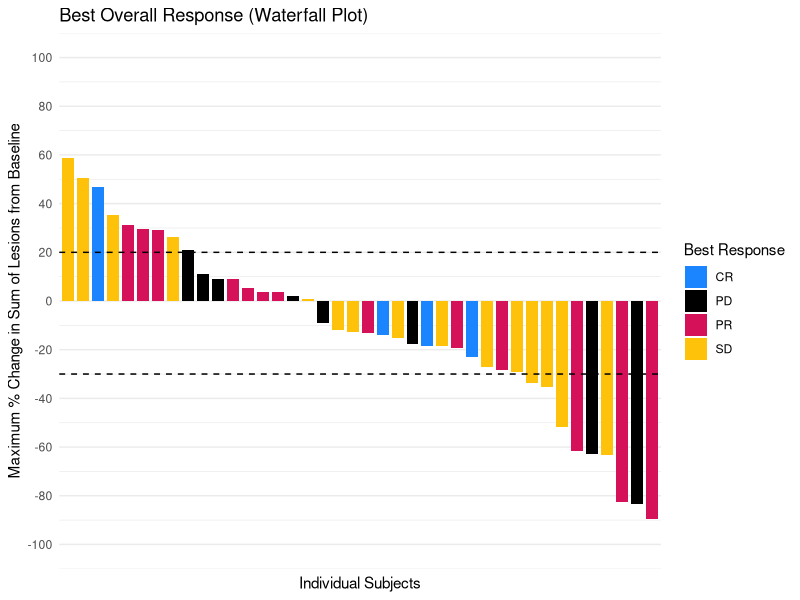
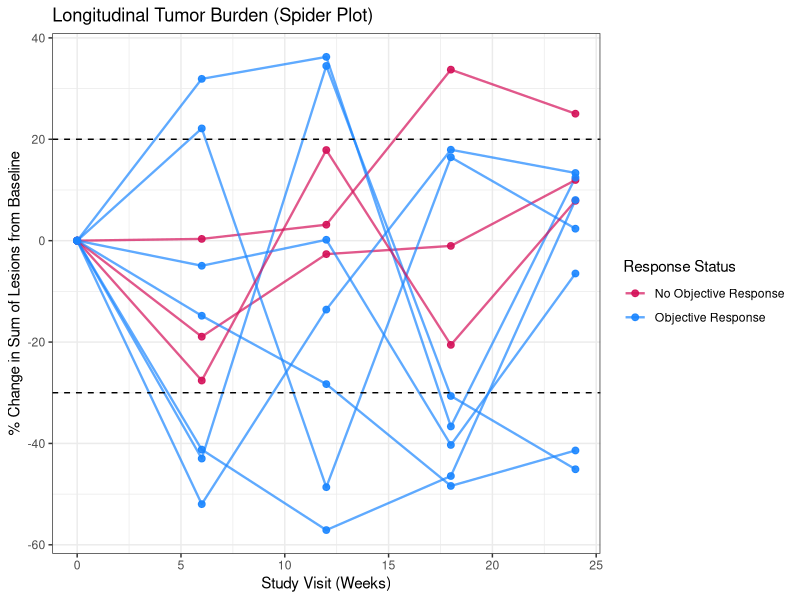

Here is the R script that generated these plots, in order:
## ---- chunk 1
#| label: waterfall
#| message: false
library(dplyr)
library(ggplot2)
library(forcats)

# Simulated ADTR (Tumor Response) data
set.seed(42)
adtr_bor <- data.frame(
  USUBJID = paste0("S-", 1:40),
  PCHG = rnorm(40, mean = -10, sd = 30), # % Change from Baseline
  BOR = sample(c("CR", "PR", "SD", "PD"), 40, replace = TRUE, prob = c(0.1, 0.3, 0.4, 0.2))
)

# Cap growth at +100% just for visualization scaling (Standard practice)
adtr_bor <- adtr_bor %>%
  mutate(PCHG_CAP = if_else(PCHG > 100, 100, PCHG))

# The key step for Waterfall: Reordering the X-axis by the Y-value
# We use forcats::fct_reorder to sort USUBJID factor levels by PCHG_CAP (descending)
ggplot(adtr_bor, aes(x = fct_reorder(USUBJID, -PCHG_CAP), y = PCHG_CAP, fill = BOR)) +
  
  geom_bar(stat = "identity", width = 0.8) +
  
  # Standard RECIST reference lines 
  # PR boundary: -30%
  # PD boundary: +20%
  geom_hline(yintercept = -30, linetype = "dashed", color = "black") +
  geom_hline(yintercept = 20, linetype = "dashed", color = "black") +
  
  # Axis modifications
  scale_y_continuous(breaks = seq(-100, 100, 20), limits = c(-100, 100)) +
  scale_fill_manual(values = c("CR" = "#1A85FF", "PR" = "#D41159", "SD" = "#FFC20A", "PD" = "#000000")) +
  
  theme_minimal() +
  theme(
    axis.text.x = element_blank(), # Hide individual subject IDs
    axis.ticks.x = element_blank(),
    panel.grid.major.x = element_blank()
  ) +
  labs(
    title = "Best Overall Response (Waterfall Plot)",
    x = "Individual Subjects",
    y = "Maximum % Change in Sum of Lesions from Baseline",
    fill = "Best Response"
  )
## ---- chunk 2
#| label: spider-plot
#| message: false

# Simulated longitudinal ADTR data
adtr_long <- data.frame(
  USUBJID = rep(paste0("S-", 1:10), each = 5),
  AVISITN = rep(seq(0, 24, by = 6), 10),
  PCHG = runif(50, -60, 40)
) %>%
  # Force baseline to 0
  mutate(PCHG = if_else(AVISITN == 0, 0, PCHG))

# Sorting subjects into "Responders" vs "Non-Responders" just for color coding
adtr_long <- adtr_long %>%
  group_by(USUBJID) %>%
  mutate(MIN_PCHG = min(PCHG)) %>%
  ungroup() %>%
  mutate(RespGroup = if_else(MIN_PCHG <= -30, "Objective Response", "No Objective Response"))


ggplot(adtr_long, aes(x = AVISITN, y = PCHG, group = USUBJID, color = RespGroup)) +
  geom_line(size = 0.8, alpha = 0.7) +
  geom_point(size = 2, alpha = 0.9) +
  
  # Standard RECIST reference lines
  geom_hline(yintercept = -30, linetype = "dashed", color = "black") +
  geom_hline(yintercept = 20, linetype = "dashed", color = "black") +
  
  scale_color_manual(values = c("Objective Response" = "#1A85FF", "No Objective Response" = "#D41159")) +
  
  theme_bw() +
  labs(
    title = "Longitudinal Tumor Burden (Spider Plot)",
    x = "Study Visit (Weeks)",
    y = "% Change in Sum of Lesions from Baseline",
    color = "Response Status"
  )
